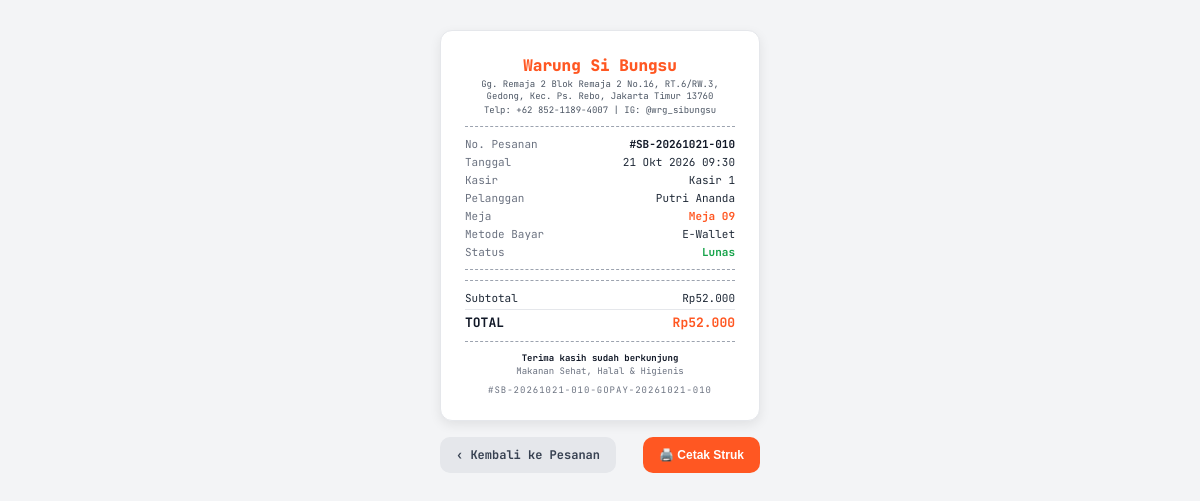
/wasibu/pesanan/struk.php?id=10 (signed in), run on the app's committed database.
### tables this page shows
CREATE TABLE `settings` (
  `key_name` VARCHAR(50) PRIMARY KEY,
  `key_value` TEXT NOT NULL
);

CREATE TABLE `orders` (
  `id` INT AUTO_INCREMENT PRIMARY KEY,
  `order_number` VARCHAR(50) NOT NULL UNIQUE,
  `table_number` VARCHAR(20) NOT NULL,
  `customer_name` VARCHAR(100) DEFAULT 'Pelanggan Meja',
  `customer_id` INT NULL,
  `user_id` INT NULL,
  `source` ENUM('QR', 'Kasir') NOT NULL DEFAULT 'Kasir',
  `status` ENUM('Baru', 'Diproses', 'Siap Disajikan', 'Selesai', 'Dibatalkan') NOT NULL DEFAULT 'Baru',
  `payment_status` ENUM('Belum Bayar', 'Lunas') NOT NULL DEFAULT 'Belum Bayar',
  `payment_method` ENUM('Tunai', 'QRIS', 'Debit/Kartu', 'E-Wallet') NOT NULL DEFAULT 'Tunai',
  `reference_no` VARCHAR(100) NULL,
  `notes` TEXT NULL,
  `subtotal` DECIMAL(12, 2) NOT NULL DEFAULT 0.00,
  `discount` DECIMAL(12, 2) NOT NULL DEFAULT 0.00,
  `tax` DECIMAL(12, 2) NOT NULL DEFAULT 0.00,
  `total` DECIMAL(12, 2) NOT NULL DEFAULT 0.00,
  `cash_received` DECIMAL(12, 2) NULL,
  `cash_change` DECIMAL(12, 2) NULL,
  `created_at` TIMESTAMP DEFAULT CURRENT_TIMESTAMP,
  `updated_at` TIMESTAMP DEFAULT CURRENT_TIMESTAMP ON UPDATE CURRENT_TIMESTAMP,
  FOREIGN KEY (`user_id`) REFERENCES `users`(`id`) ON DELETE SET NULL,
  FOREIGN KEY (`customer_id`) REFERENCES `customers`(`id`) ON DELETE SET NULL
);

CREATE TABLE `users` (
  `id` INT AUTO_INCREMENT PRIMARY KEY,
  `name` VARCHAR(100) NOT NULL,
  `username` VARCHAR(50) NOT NULL UNIQUE,
  `email` VARCHAR(100) NOT NULL UNIQUE,
  `password` VARCHAR(255) NOT NULL,
  `role` ENUM('Admin', 'Owner', 'Kasir') NOT NULL DEFAULT 'Kasir',
  `status` ENUM('active', 'inactive') NOT NULL DEFAULT 'active',
  `created_at` TIMESTAMP DEFAULT CURRENT_TIMESTAMP,
  `updated_at` TIMESTAMP DEFAULT CURRENT_TIMESTAMP ON UPDATE CURRENT_TIMESTAMP
);

### wasibu/includes/functions.php (called while the page is built, shortened)
<?php
function formatRupiah($amount): string {
    return 'Rp' . number_format((float)$amount, 0, ',', '.');
}
function formatTanggalIndo($dateStr): string {
    $time = strtotime($dateStr);
    $bulan = [
        1 => 'Jan', 'Feb', 'Mar', 'Apr', 'Mei', 'Jun',
        'Jul', 'Agu', 'Sep', 'Okt', 'Nov', 'Des'
    ];
    $hari = date('d', $time);
    $bln = $bulan[(int)date('m', $time)];
    $thn = date('Y', $time);
    $jam = date('H:i', $time);
    return "$hari $bln $thn $jam";
}
function getSetting(PDO $pdo, string $key, string $default = ''): string {
    $stmt = $pdo->prepare("SELECT key_value FROM settings WHERE key_name = ?");
    $stmt->execute([$key]);
    $res = $stmt->fetchColumn();
    return $res !== false ? (string)$res : $default;
}

### wasibu/pesanan/struk.php (the view, shortened to what this page needs)
<?php
require_once __DIR__ . '/../config/database.php';
require_once __DIR__ . '/../includes/functions.php';
$orderId = intval($_GET['id'] ?? 0);
$pdo = getDBConnection();
$stmt = $pdo->prepare("SELECT o.*, u.name as cashier_name FROM orders o LEFT JOIN users u ON o.user_id = u.id WHERE o.id = ?");
$stmt->execute([$orderId]);
$order = $stmt->fetch();
$storeName = getSetting($pdo, 'store_name', 'Warung Si Bungsu');
$storeAddress = getSetting($pdo, 'store_address', 'Gg. Remaja 2 Blok Remaja 2 No.16, RT.6/RW.3, Gedong, Jakarta Timur 13760');
$storePhone = getSetting($pdo, 'store_phone', '+62 852-1189-4007');
$storeIg = getSetting($pdo, 'store_instagram', '@wrg_sibungsu');
?>
<!DOCTYPE html>
<html lang="id">
<head>
</head>
<body>
<div class="receipt-container" id="thermal-receipt">
  <div class="text-center" style="margin-bottom:8px;">
    <div style="font-size:16px; font-weight:800; color:#FF5722;"><?= htmlspecialchars($storeName) ?></div>
    <div style="font-size:9px; color:#4B5563; margin-top:3px; line-height:1.3;"><?= htmlspecialchars($storeAddress) ?></div>
    <div style="font-size:9px; color:#4B5563; margin-top:2px;">Telp: <?= htmlspecialchars($storePhone) ?> | IG: <?= htmlspecialchars($storeIg) ?></div>
  </div>
  <div class="dashed"></div>
  <div class="row">
    <span style="color:#6B7280;">No. Pesanan</span>
    <span class="bold"><?= htmlspecialchars($order['order_number']) ?></span>
  </div>
  <div class="row">
    <span style="color:#6B7280;">Tanggal</span>
    <span><?= formatTanggalIndo($order['created_at']) ?></span>
  </div>
  <div class="row">
    <span style="color:#6B7280;">Kasir</span>
    <span><?= htmlspecialchars($order['cashier_name'] ?: 'Admin') ?></span>
  </div>
  <div class="row">
    <span style="color:#6B7280;">Pelanggan</span>
    <span><?= htmlspecialchars($order['customer_name'] ?: '-') ?></span>
  </div>
  <div class="row">
    <span style="color:#6B7280;">Meja</span>
    <span class="bold" style="color:#FF5722;"><?= htmlspecialchars($order['table_number']) ?></span>
  </div>
  <div class="row">
    <span style="color:#6B7280;">Metode Bayar</span>
    <span><?= htmlspecialchars($order['payment_method']) ?></span>
  </div>
  <div class="row">
    <span style="color:#6B7280;">Status</span>
    <span class="bold" style="color:#16A34A;"><?= htmlspecialchars($order['payment_status']) ?></span>
  </div>
  <div class="dashed"></div>
  <div class="dashed"></div>
  <div class="row">
    <span>Subtotal</span>
    <span><?= formatRupiah($order['subtotal']) ?></span>
  </div>
  <div class="row bold" style="font-size:13px; margin-top:4px; padding-top:4px; border-top:1px solid #E5E7EB;">
    <span>TOTAL</span>
    <span style="color:#FF5722;"><?= formatRupiah($order['total']) ?></span>
  </div>
  <div class="dashed"></div>
  <div class="text-center" style="font-size:9px; color:#6B7280; line-height:1.4;">
    <p style="font-weight:700; color:#111827;">Terima kasih sudah berkunjung</p>
    <p>Makanan Sehat, Halal &amp; Higienis</p>
    <p style="margin-top:6px; letter-spacing:1px;"><?= $order['order_number'] ?>-<?= $order['reference_no'] ?></p>
  </div>
</div>
<div class="actions-bar">
  <a href="index.php" class="btn btn-back">‹ Kembali ke Pesanan</a>
  <button type="button" onclick="window.print()" class="btn btn-print">🖨️ Cetak Struk</button>
</div>
</body>
</html>

### wasibu/pesanan/struk.php (style rules this page uses)
* { margin:0; padding:0; box-sizing:border-box; }
body { background-color:#F3F4F6; font-family:'JetBrains Mono', 'Courier New', monospace; font-size:11px; color:#1F2937; display:flex; flex-direction:column; align-items:center; padding:30px 16px; }
.receipt-container { width:320px; background:#FFF; padding:24px; border-radius:12px; box-shadow:0 4px 12px rgba(0,0,0,0.08); border:1px solid #E5E7EB; }
.text-center { text-align:center; }
.dashed { border-bottom:1px dashed #9CA3AF; margin:10px 0; }
.bold { font-weight:700; color:#111827; }
.row { display:flex; justify-content:space-between; margin-bottom:4px; font-size:11px; }
.actions-bar { width:320px; display:flex; justify-content:space-between; margin-top:16px; }
.btn { padding:10px 16px; font-size:12px; font-weight:700; border-radius:10px; cursor:pointer; text-decoration:none; display:inline-flex; align-items:center; gap:6px; }
.btn-print { background:#FF5722; color:#FFF; border:none; }
.btn-back { background:#E5E7EB; color:#374151; border:none; }

### data on the page
settings: key_value "Warung Si Bungsu"
settings: key_value "Gg. Remaja 2 Blok Remaja 2 No.16, RT.6/RW.3, Gedong, Kec. Ps. Rebo, Jakarta Timur 13760"
settings: key_value "+62 852-1189-4007"
settings: key_value "@wrg_sibungsu"
orders: order_number "#SB-20261021-010", created_at "21 Okt 2026 09:30", user.name "Kasir 1", customer_name "Putri Ananda", table_number "Meja 09", payment_method "E-Wallet", payment_status "Lunas", subtotal "Rp52.000", total "Rp52.000", reference_no "GOPAY-20261021-010"
